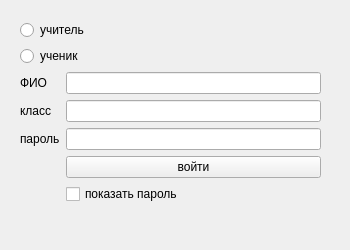
<?xml version="1.0" encoding="UTF-8"?>
<ui version="4.0">
 <class>LoginWindow</class>
 <widget class="QWidget" name="LoginWindow">
  <property name="geometry">
   <rect>
    <x>0</x>
    <y>0</y>
    <width>350</width>
    <height>250</height>
   </rect>
  </property>
  <property name="sizePolicy">
   <sizepolicy hsizetype="Fixed" vsizetype="Fixed">
    <horstretch>0</horstretch>
    <verstretch>0</verstretch>
   </sizepolicy>
  </property>
  <property name="minimumSize">
   <size>
    <width>350</width>
    <height>250</height>
   </size>
  </property>
  <property name="maximumSize">
   <size>
    <width>350</width>
    <height>250</height>
   </size>
  </property>
  <property name="windowTitle">
   <string>Авторизация</string>
  </property>
  <property name="windowIcon">
   <iconset resource="../../Resources/resources.qrc">
    <normaloff>:/icons/img/login.png</normaloff>:/icons/img/login.png</iconset>
  </property>
  <property name="styleSheet">
   <string notr="true">QWidget {
    background-color: #f0f0f0;
}

QPushButton {
    background-color: #4682b4;
    border: 1px solid #191970;
    color: white;
    border-radius: 10px;
    padding: 5px;
    font: bold;
    font-size: 14px;
}

QPushButton:hover {
    background-color: #191970;
}

QLabel {
    color: #000000;
    font: bold;
    font-size: 14px;
}

QLineEdit {
    background-color: #ffffff;
    border: 1px solid #4682b4;
    border-radius: 5px;
    padding: 2px;
}

QComboBox {
    background-color: #ffffff;
    border: 1px solid #4682b4;
    border-radius: 5px;
    padding: 2px;
    color: #000000;
}

QComboBox QAbstractItemView {
    background-color: #ffffff;
    border: 1px solid #4682b4;
    selection-background-color: #4682b4;
    selection-color: white;
}

QComboBox::drop-down {
    border-left: 1px solid #4682b4;
    width: 20px;
}

QComboBox::down-arrow {
    image: url(:resources\\images\\triangle.png); 
    width: 12px; 
    height: 12px; 
    margin-top: 4px; 
}

QTabBar::tab {
    background: #1f5e8d; 
    border: 1px solid #191970;
    color: white;
    padding: 5px;
    border-radius: 5px;
}

QTabBar::tab:selected {
    background: #191970;
}

QTableView {
    gridline-color: #4682b4;
    selection-background-color: #f0f0f0;
    selection-color: black;
    background-color: #ffffff; 
}

QListView {
    font-size: 14px; 
}

QHeaderView {
    background-color: #ffffff;
}

QHeaderView::section {
    background-color: #4682b4;
    color: white;
    padding: 4px;
    border: 1px solid #191970;
}

QLineEdit { 
	font-size: 14px; 
}

QComboBox { 
	font-size: 14px; 
	padding: 5px; 
} 

QComboBox QAbstractItemView { 
	font-size: 14px;  
}

QRadioButton {
	padding: 2px;
}
</string>
  </property>
  <widget class="QWidget" name="verticalLayoutWidget">
   <property name="geometry">
    <rect>
     <x>20</x>
     <y>20</y>
     <width>301</width>
     <height>252</height>
    </rect>
   </property>
   <layout class="QVBoxLayout" name="verticalLayout">
    <item>
     <widget class="QRadioButton" name="TeacherRadioButton">
      <property name="text">
       <string>учитель</string>
      </property>
     </widget>
    </item>
    <item>
     <widget class="QRadioButton" name="studentRadioButton">
      <property name="text">
       <string>ученик</string>
      </property>
     </widget>
    </item>
    <item>
     <layout class="QFormLayout" name="formLayout">
      <item row="0" column="0">
       <widget class="QLabel" name="nameLabel">
        <property name="text">
         <string>ФИО</string>
        </property>
       </widget>
      </item>
      <item row="0" column="1">
       <widget class="QLineEdit" name="nameLineEdit"/>
      </item>
      <item row="1" column="0">
       <widget class="QLabel" name="classLabel">
        <property name="text">
         <string>класс</string>
        </property>
       </widget>
      </item>
      <item row="1" column="1">
       <widget class="QLineEdit" name="classLineEdit"/>
      </item>
      <item row="2" column="0">
       <widget class="QLabel" name="passwordLabel">
        <property name="text">
         <string>пароль</string>
        </property>
       </widget>
      </item>
      <item row="2" column="1">
       <widget class="QLineEdit" name="passwordLineEdit"/>
      </item>
      <item row="3" column="1">
       <widget class="QPushButton" name="loginBtn">
        <property name="text">
         <string>войти</string>
        </property>
       </widget>
      </item>
      <item row="4" column="1">
       <widget class="QCheckBox" name="showPasswordCbx">
        <property name="text">
         <string>показать пароль</string>
        </property>
       </widget>
      </item>
     </layout>
    </item>
   </layout>
  </widget>
 </widget>
 <resources>
  <include location="../../Resources/resources.qrc"/>
 </resources>
 <connections/>
</ui>
